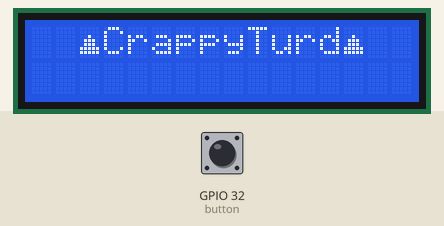
A sketch run on a simulated ESP32. Parts: 16×2 character LCD. The test bench sets the inputs (shaded band); at power-on: GPIO 32 (button) HIGH.

Above: at 1.2 s.
1.3 s: GPIO 32 (button) pulled LOW for 0.15 s
At 2.1 s:
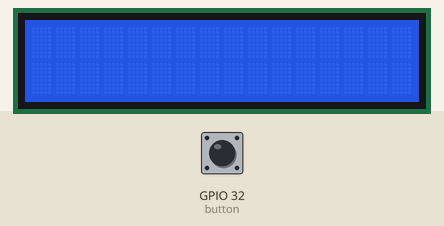
4.4 s: GPIO 32 (button) pulled LOW for 1 s
At 10.1 s:
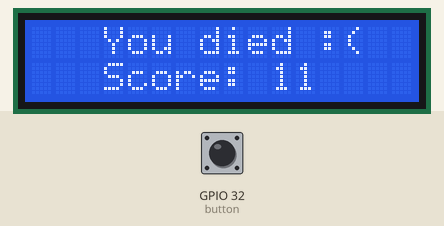
10.4 s: GPIO 32 (button) pulled LOW for 3.2 s
At 15.4 s:
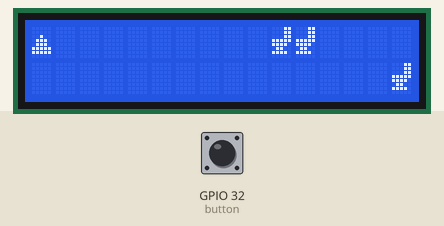
16.6 s: GPIO 32 (button) pulled LOW for 0.15 s
At 17.13 s:
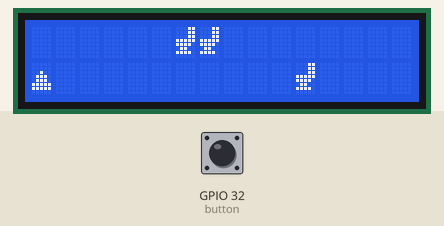
19.7 s: GPIO 32 (button) pulled LOW for 1 s
At 21.31 s:
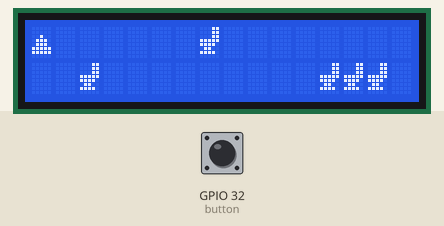
23.7 s: GPIO 32 (button) pulled LOW for 0.15 s
At 24.09 s:
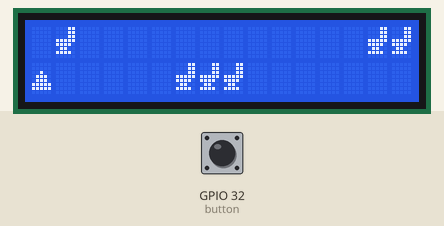
Timing chart, 0 to 26.7 s (numbered marks = the images above; inputs shaded):
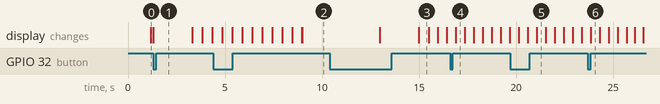

Measured:
- after the input at 1.3 s, the display: changes at once (image 1)
- after the input at 4.4 s, the display: first differs from a run without the input after 1.5 s (image 2 shows a later state)
- after the input at 16.6 s, the display: changes after 0.30 s (image 4)
- after the input at 19.7 s, the display: first differs from a run without the input after 1.4 s (image 5)
- after the input at 23.7 s, the display: changes after 0.16 s (image 6)
- what the display in image 3 shows lasts 0.5 s, from 15.0 s to 15.5 s

The sketch:

CrappyTurd.ino
```cpp
#include <LiquidCrystal.h>

// initialize the library with the numbers of the interface pins
LiquidCrystal lcd(19, 23, 18, 17, 16, 15);

enum states {
    none,
    startMenu,
    play,
    dead
};

////////////////// CUSTOM CHARACTERS ////////////////////////
byte poop[8] = {
    B00000,
    B00000,
    B00100,
    B01110,
    B01110,
    B11111,
    B11111,
    B00000
};

byte toilet[8] = {
    B00011,
    B00011,
    B00011,
    B11111,
    B11110,
    B01100,
    B11110,
    B00000
};
////////////////////////////////////////////////////////////

///////////////////// VARIABLES ///////////////////////////
states prior_state, state;
bool startMenuBlink;
bool player_position;
bool debounce = false;
int button = 32;
int score;
int pace = 500;
int j = 0;
int i = 0;
int k = 0;
int l = 0;
int m = 0;
int n = 0;
int o = 0;
int org_top [50]    = {0, 0, 0, 0, 0, 0, 0, 0, 0, 0, 1, 1, 0, 0, 0, 0, 0, 0, 0, 0, 1, 0, 0, 0, 0, 0, 0, 0, 0, 0, 0, 0, 0, 1, 1, 0, 0, 0, 0, 0, 0, 0, 0, 0, 0, 0, 1, 0};
int org_bottom [50] = {0, 0, 0, 0, 0, 0, 0, 0, 0, 0, 0, 0, 0, 0, 0, 1, 0, 0, 0, 0, 0, 0, 0, 0, 0, 1, 1, 1, 0, 0, 0, 0, 0, 0, 0, 0, 0, 0, 0, 1, 1, 1, 0, 0, 0, 0, 0, 0};
int top [50]    = {0, 0, 0, 0, 0, 0, 0, 0, 0, 0, 1, 1, 0, 0, 0, 0, 0, 0, 0, 0, 1, 0, 0, 0, 0, 0, 0, 0, 0, 0, 0, 0, 0, 1, 1, 0, 0, 0, 0, 0, 0, 0, 0, 0, 0, 0, 1, 0};
int bottom [50] = {0, 0, 0, 0, 0, 0, 0, 0, 0, 0, 0, 0, 0, 0, 0, 1, 0, 0, 0, 0, 0, 0, 0, 0, 0, 1, 1, 1, 0, 0, 0, 0, 0, 0, 0, 0, 0, 0, 0, 1, 1, 1, 0, 0, 0, 0, 0, 0};

unsigned long currentMillis = 0;
unsigned long previousMillis = 0;
unsigned long interval = 10000;

unsigned long debounceTime = 0;
unsigned long previousDebounceTime = 0;

///////////////////////////////////////////////////////////

////////////////// STATE FUNCTIONS ////////////////////////
void start_menu_function() {
    // initialization
    if (state != prior_state) {
        prior_state = state;
    }

    // perform state tasks
    lcd.setCursor(0, 0);
    lcd.print("  ");
    lcd.write(byte(0));
    lcd.print("CrappyTurd");
    lcd.write(byte(0));
    lcd.setCursor(0, 1);
    if (startMenuBlink == true) {
        lcd.print(" Click to start");
    }
    else lcd.print("                ");
    startMenuBlink = !startMenuBlink;
    for (l = 0; l < 1100; l++) {  // delay loop for fast response time when player presses button
        delay(1);
        if (digitalRead(button) == LOW) {  // button polarity is reversed
            state = play;
            lcd.clear();
            score = 0;
            break;
        }
    }
    if (l == 1100) l = 0;
    //delay(1100); // replaced by the for loop for faster response time

    // check for state transitions
    if (digitalRead(button) == LOW) {  // button polaririor_state) {
                                       // clear LCD?
        lcd.clear();
        delay(2000);
    }
    }

    void play_function() {

        // initialization
        if (state != prior_state) {
            prior_state = state;
        }

        // perform state tasks

        if (digitalRead(button) == LOW) {  // button polarity is reversed
                                           //state = dead;
                                           //lcd.clear();
                                           //j = 0;
                                           //break;
                                           //player_position != player_position;
        }

        lcd.clear();
        //lcd.scrollDisplayLeft();

        //lcd.setCursor(5, 0);
        //lcd.print("k");

        if (player_position == false) {
            lcd.setCursor(0, 1);
            lcd.write(byte(0));
            lcd.setCursor(0, 0);
            lcd.print(" ");
        }
        else if (player_position == true) {
            lcd.setCursor(0, 0);
            lcd.write(byte(0));
            lcd.setCursor(0, 1);
            lcd.print(" ");
        }

        // write out toilets
        for (m = 16; m > -1; m--) {
            lcd.setCursor(m, 0); ////////////////////////
            if (top[m] == 1) {
                if (player_position == true && m == 0) {
                    state = dead;
                    break;
                }
                else lcd.write(byte(1));
            }
            else lcd.print(" ");

            lcd.setCursor(m, 1); ////////////////////////
            if (bottom[m] == 1) {
                if (player_position == false && m == 0) {
                    state = dead;
                    break;
                }
                else lcd.write(byte(1));
            }
            else lcd.print(" ");
        }

        if (player_position == false) {
            lcd.setCursor(0, 1);
            lcd.write(byte(0));
            //lcd.setCursor(0, 0);
            //lcd.print(" ");
        }
        else if (player_position == true) {
            lcd.setCursor(0, 0);
            lcd.write(byte(0));
            //lcd.setCursor(0, 1);
            //lcd.print(" ");
        }

        for (k = 0; k < pace; k++) {  // delay loop for fast response time when player presses button
            delay(1);
            if ((digitalRead(button) == LOW) && (debounce == false)) {  // button polarity is reversed
                                                                        //delay(30);
                debounceTime = millis();
                debounce = true;
            }
            if (debounce == true) {
                if ((digitalRead(button) == HIGH) && (debounceTime - previousDebounceTime > 30)) {
                    previousDebounceTime = debounceTime;
                    //state = dead;
                    //lcd.clear();
                    //j = 0;
                    //break;
                    player_position = !player_position;
                    debounce = false;
                }
            }
        }
        //if (k == 500) k = 0;

        // check for state transitions
        /*if (digitalRead(button) == LOW) {  // button polarity is reversed
          state = dead;
          lcd.clear();
          j = 0;
          }*/

        // cleanup if we are leaving state
        if (state != prior_state) {
            // clear LCD?
            lcd.clear();
        }

        // left shift toilets
        int size = sizeof(top) / sizeof(top[0]);
        int temp_top = top[0];
        int temp_bottom = bottom[0];
        for (int i = 1; i < size; i++) {
            top[i - 1] = top[i];
            bottom[i - 1] = bottom[i];
        }
        top[size - 1] = temp_top;
        bottom[size - 1] = temp_bottom;

        currentMillis = millis();

        if (currentMillis - previousMillis >= interval) {
            previousMillis = currentMillis;
            if (pace < 300) pace = pace - 50;
            else pace = pace - 50;
        }
        score = score + 1;
    }

    void dead_function() {

        // initialization

        // perform state tasks
        lcd.setCursor(0, 0);
        lcd.print("   You died :(");
        lcd.setCursor(0, 1);
        lcd.print("   Score: ");
        lcd.print(score);
        for (o = 0; o < sizeof(org_top) / sizeof(org_top[0]); o++) {
            top[o] = org_top[o];
            bottom[o] = org_bottom[o];
        }
        pace = 500;
        delay(4000);
        lcd.clear();
        state = startMenu;

        // check for state transitions

        // cleanup if we are leaving state
    }
    ///////////////////////////////////////////////////////////

    void setup() {

        lcd.clear();
        // initialize button
        pinMode(button, INPUT_PULLUP);
        // set up the LCD's number of columns and rows:
        lcd.begin(16, 2);
        // create custom characters
        lcd.createChar(0, poop);
        lcd.createChar(1, toilet);
        // set initial states
        prior_state = none;
        state = startMenu;
        // set initial states of booleans
        startMenuBlink = true;
        player_position = false;
    }

    void loop() {
        switch(state) {
            case startMenu:
                start_menu_function();
                break;
            case play:
                play_function();
                break;
            case dead:
                dead_function();
                break;
        }
    }
```
